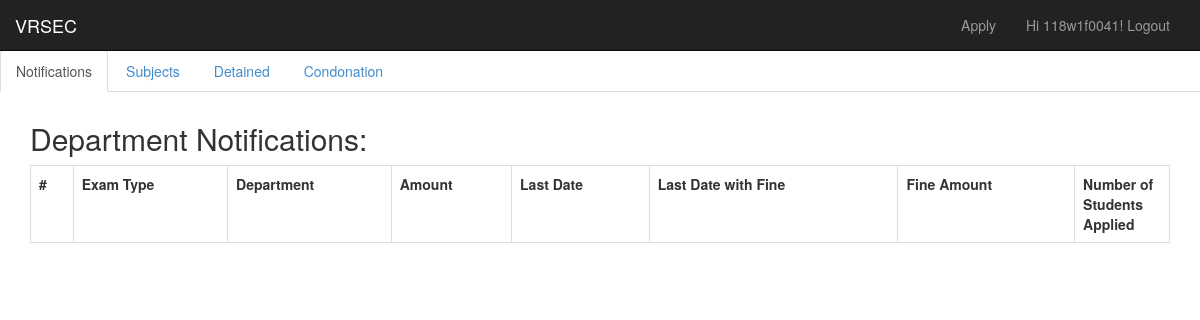
The app's page /department/ (signed in), older data.
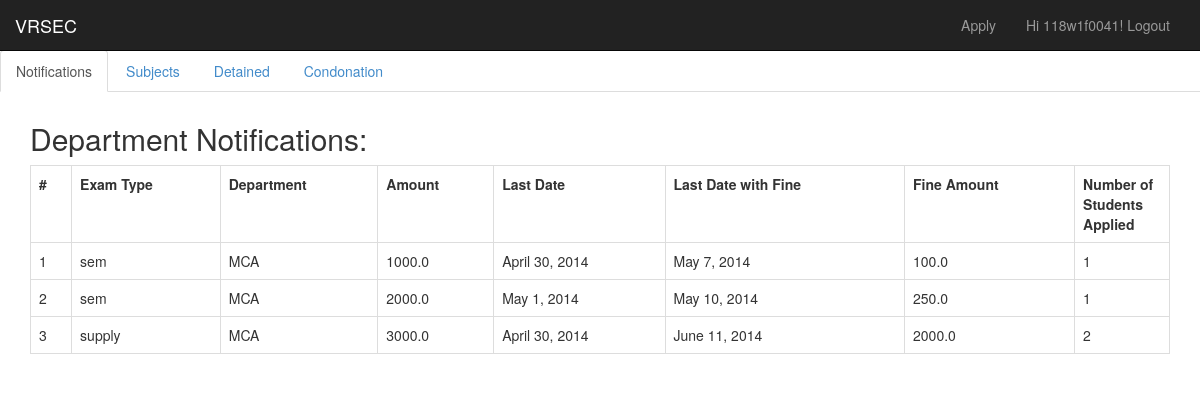
The same page, newer data.
### home/models.py (models this page shows)
class Notification(models.Model):
            type = models.CharField(max_length=6)
            dept = models.CharField(max_length=16)
            sem = models.IntegerField()
            amount = models.FloatField()
            fine = models.FloatField()
            lastdate = models.DateField()
            lastdatewithfine=models.DateField()

### student/models.py (models this page shows)
class Applications(models.Model):
	student = models.ForeignKey(Student)
	notification = models.ForeignKey(Notification)
	verified = models.BooleanField()

### department/views.py (the view)
# urls.py: url(r'^department/$','department.views.home',name='department.home'),
@login_required
def home(request):
    notifications=Notification.objects.filter(dept='MCA')
    return render_to_response('DepartmentHome.html',{'user':request.user,'notifications':notifications})

### department/templates/DepartmentHome.html (shortened to what this page needs)
{% extends "mainbase.html" %}
{% block content %}
<ul class="nav nav-tabs" id="tabmenu">
  <li class="active"><a href="#notifications">Notifications</a></li>
  <li><a href="#subjects" tab-target='/department/subjects/'>Subjects</a></li>
  <li><a href="#detained" tab-target='/department/detained/'>Detained</a></li>
  <li><a href="#condonation" tab-target='/department/condonation/'>Condonation</a></li>
</ul>
<div class="tab-content container">
	<div class="tab-pane active" id="notifications">
		<h2>Department Notifications:</h2>
		<table class="table table-hover table-bordered">
			<tr>
				<th>#</th>
				<th>Exam Type</th>
				<th>Department</th>
				<th>Amount</th>
				<th>Last Date</th>
				<th>Last Date with Fine</th>
				<th>Fine Amount</th>
				<th class="col-md-1">Number of Students Applied</th>
			</tr>
			{% for notification in notifications %}
				<tr>
				<td>{{notification.id}}</td>
				<td>{{notification.type}}</td>
				<td>{{notification.dept}}</td>
				<td>{{notification.amount}}</td>
				<td>{{notification.lastdate}}</td>
				<td>{{notification.lastdatewithfine}}</td>
				<td>{{notification.fine}}</td>
				<td>{{notification.applications_set.all|length}}</td>
				</tr>
			{% endfor %}
		</table>
	</div>
</div>
{% endblock %}

### home/templates/mainbase.html (shortened to what this page needs)
<!doctype html>
{% load staticfiles %}
<html lang="en">
<head>
	<link rel="stylesheet" type="text/css" href="{% static 'css/bootstrap.min.css' %}">
	<link rel="stylesheet" type="text/css" href="{% static 'css/main.css' %}">
	<link rel="stylesheet" type="text/css" href="{% static 'css/datepicker.css' %}">
</head>
<body>
	<nav class="navbar navbar-inverse navbar-fixed-top">
		<div class="container-fluid">
			<div class="navbar-header">
				<a class="navbar-brand" href="/">VRSEC</a>
			</div>
			<div class="collapse navbar-collapse navbar-right" id="main-navbar-menu">
				<ul class="nav navbar-nav">
					{% if user.is_authenticated %}
						{% if user.is_staff %}
						<li><p class="navbar-text">{{ group }}</p></li>
						{% else %}
						<li><a href="/student/apply" >Apply</a></li>
						{% endif %}
						<li><p class="navbar-text">Hi {{ user.username }}! <a href="/accounts/logout" class="navbar-link">Logout</a></p></li>
					{% else %}
						<li><p class="navbar-text">Are you a student? <a href="/accounts/register" class="navbar-link">Register</a><p></li>
						<li><p class="navbar-text">Already registered? <a href="/accounts/login" class="navbar-link">Login.</a></p></li>
					{% endif %}
				</ul>
			</div>
		</div>
	</nav>
	<div id="content">
		{% block content %}{% endblock %}
	</div>
</body>
</html>

### static/css/main.css (style rules this page uses)
html, body { margin:0px; padding:0px; }
#content { margin-top:50px; }
.tab-content { padding-top:10px; }

Row changes from the older to the newer data that the page shows:
added Notification: id "1", type "sem", dept "MCA", amount "1000.0", lastdate "April 30, 2014", lastdatewithfine "May 7, 2014", fine "100.0", applications_set.all|length "1"
added Notification: id "2", type "sem", dept "MCA", amount "2000.0", lastdate "May 1, 2014", lastdatewithfine "May 10, 2014", fine "250.0", applications_set.all|length "1"
added Notification: id "3", type "supply", dept "MCA", amount "3000.0", lastdate "April 30, 2014", lastdatewithfine "June 11, 2014", fine "2000.0", applications_set.all|length "2"
